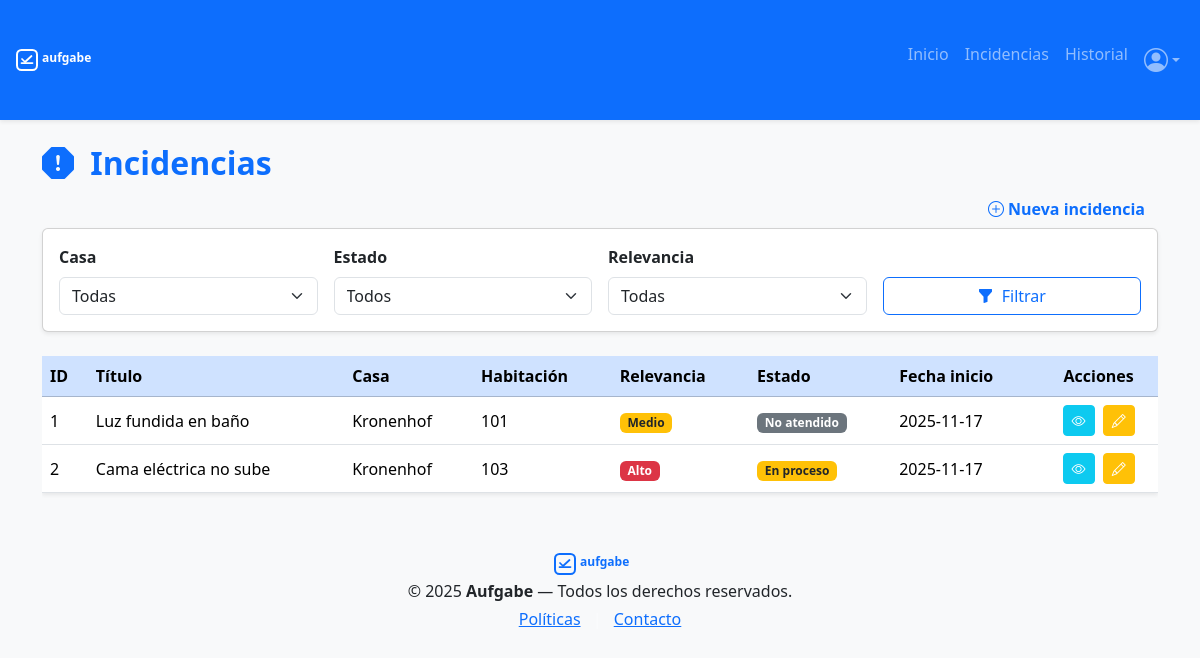
The page /views/incidencias.php on the database as committed earlier.
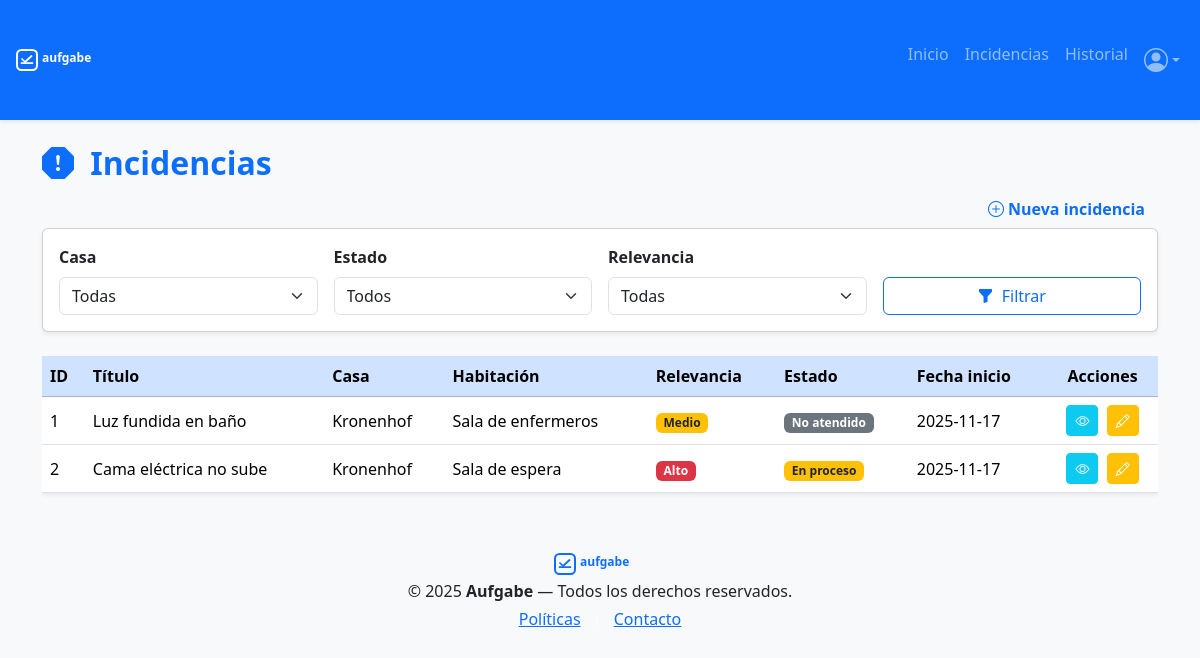
The same page on the database as committed later.
### tables this page shows
CREATE TABLE incidencias (
    id_incidencia INT AUTO_INCREMENT PRIMARY KEY,
    titulo VARCHAR(150) NOT NULL,
    descripcion TEXT NOT NULL,
    relevancia ENUM('bajo', 'medio', 'alto') DEFAULT 'medio',
    estado ENUM('no_atendido', 'en_proceso', 'completado') DEFAULT 'no_atendido',
    fecha_inicio DATETIME DEFAULT CURRENT_TIMESTAMP,
    fecha_fin DATETIME NULL,
    id_habitacion INT,
    id_creador INT NOT NULL,
    id_tecnico INT NULL,
    FOREIGN KEY (id_habitacion) REFERENCES habitaciones(id_habitacion)
        ON DELETE SET NULL ON UPDATE CASCADE,
    FOREIGN KEY (id_creador) REFERENCES usuarios(id_usuario)
        ON DELETE CASCADE ON UPDATE CASCADE,
    FOREIGN KEY (id_tecnico) REFERENCES usuarios(id_usuario)
        ON DELETE SET NULL ON UPDATE CASCADE
);

CREATE TABLE casas (
    id_casa INT AUTO_INCREMENT PRIMARY KEY,
    nombre VARCHAR(100) NOT NULL,
    direccion VARCHAR(255),
    telefono VARCHAR(20)
);

CREATE TABLE habitaciones (
    id_habitacion INT AUTO_INCREMENT PRIMARY KEY,
    numero VARCHAR(100) NOT NULL,
    id_casa INT NOT NULL,
    descripcion VARCHAR(255),
    FOREIGN KEY (id_casa) REFERENCES casas(id_casa)
        ON DELETE CASCADE ON UPDATE CASCADE
);

### views/incidencias.php (the view, shortened to what this page needs)
<?php
include_once '../includes/header.php';
$database = new Database();
$db = $database->conectar();
$sql = "
    SELECT i.id_incidencia, i.titulo, i.relevancia, i.estado, i.fecha_inicio,
           h.numero AS habitacion_numero,
           c.nombre AS casa_nombre
    FROM incidencias i
    LEFT JOIN habitaciones h ON i.id_habitacion = h.id_habitacion
    LEFT JOIN casas c ON h.id_casa = c.id_casa
    ORDER BY i.fecha_inicio DESC
";
$stmt = $db->prepare($sql);
$stmt->execute();
$incidencias = $stmt->fetchAll(PDO::FETCH_ASSOC);
?>
<link rel="stylesheet" href="../assets/css/incidencias.css">
<div class="container incidencias-container py-4">
    <div class="contenedor-boton">
        <h2 class="text-primary fw-bold">
            <i class="bi bi-exclamation-octagon-fill me-2"></i> Incidencias
        </h2>
        <a href="nueva_incidencia.php" class="btn btn-nueva-incidencia">
            <i class="bi bi-plus-circle me-1"></i> Nueva incidencia
        </a>
    </div>
    <div class="card shadow-sm p-3 mb-4 filtro-incidencias">
        <form class="row g-3" method="GET" action="">
            <div class="col-md-3">
                <label class="form-label fw-semibold">Casa</label>
                <select name="casa" class="form-select">
                    <option value="">Todas</option>
                </select>
            </div>
            <div class="col-md-3">
                <label class="form-label fw-semibold">Estado</label>
                <select name="estado" class="form-select">
                    <option value="">Todos</option>
                </select>
            </div>
            <div class="col-md-3">
                <label class="form-label fw-semibold">Relevancia</label>
                <select name="relevancia" class="form-select">
                    <option value="">Todas</option>
                </select>
            </div>
            <div class="col-md-3 d-flex align-items-end">
                <button type="submit" class="btn btn-outline-primary w-100">
                    <i class="bi bi-funnel-fill me-1"></i> Filtrar
                </button>
            </div>
        </form>
    </div>
    <div class="table-responsive">
        <table class="table table-hover tabla-incidencias align-middle shadow-sm">
            <thead class="table-primary">
                <tr>
                    <th>ID</th>
                    <th>Título</th>
                    <th>Casa</th>
                    <th>Habitación</th>
                    <th>Relevancia</th>
                    <th>Estado</th>
                    <th>Fecha inicio</th>
                    <th class="text-center">Acciones</th>
                </tr>
            </thead>
            <tbody>
                <?php if (empty($incidencias)): ?>
                    <tr>
                        <td colspan="8" class="text-center text-muted py-4">
                            No hay incidencias registradas.
                        </td>
                    </tr>
                <?php else: ?>
                    <?php foreach ($incidencias as $i): ?>
                        <tr>
                            <td><?= $i['id_incidencia'] ?></td>
                            <td><?= htmlspecialchars($i['titulo']) ?></td>
                            <td><?= $i['casa_nombre'] ?? 'Sin casa' ?></td>
                            <td><?= $i['habitacion_numero'] ?? '—' ?></td>
                            <td>
                                <?php
                                $badgeClass = match ($i['relevancia']) {
                                    'alto' => 'bg-danger',
                                    'medio' => 'bg-warning text-dark',
                                    'bajo' => 'bg-success',
                                    default => 'bg-secondary'
                                };
                                ?>
                                <span class="badge <?= $badgeClass ?>">
                                    <?= ucfirst($i['relevancia'] ?? '—') ?>
                                </span>
                            </td>
                            <td>
                                <?php
                                $estadoClass = match ($i['estado']) {
                                    'no_atendido' => 'bg-secondary',
                                    'en_proceso' => 'bg-warning text-dark',
                                    'completado' => 'bg-success',
                                    default => 'bg-light text-dark'
                                };
                                ?>
                                <span class="badge <?= $estadoClass ?>">
                                    <?= str_replace('_', ' ', ucfirst($i['estado'])) ?>
                                </span>
                            </td>
                            <td><?= date('Y-m-d', strtotime($i['fecha_inicio'])) ?></td>
                            <td class="text-center">
                                <a href="detalle_incidencia.php?id=<?= $i['id_incidencia'] ?>" class="btn btn-sm btn-info text-white me-1">
                                    <i class="bi bi-eye"></i>
                                </a>
                                <a href="editar_incidencia.php?id=<?= $i['id_incidencia'] ?>" class="btn btn-sm btn-warning text-white">
                                    <i class="bi bi-pencil"></i>
                                </a>
                            </td>
                        </tr>
                    <?php endforeach; ?>
                <?php endif; ?>
            </tbody>
        </table>
    </div>
</div>
<?php include_once '../includes/footer.php'; ?>

### includes/header.php (shortened to what this page needs)
<!DOCTYPE html>
<html lang="es">
<head>
    <link href="https://cdn.jsdelivr.net/npm/bootstrap@5.3.2/dist/css/bootstrap.min.css" rel="stylesheet">
    <link rel="stylesheet" href="https://cdn.jsdelivr.net/npm/bootstrap-icons@1.11.1/font/bootstrap-icons.css">
    <link rel="stylesheet" href="../assets/css/header.css">
</head>
<body class="bg-light">
    <nav class="navbar navbar-expand-lg navbar-dark bg-primary shadow-sm">
        <div class="container-fluid">
            <a class="navbar-brand logo_general d-flex align-items-center" href="../views/dashboard.php">
                <img src="../assets/img/logo.svg" alt="Logo" class="me-2">
            </a>
            <div class="collapse navbar-collapse" id="navMenu">
                <ul class="navbar-nav ms-auto">
                    <li class="nav-item"><a class="nav-link" href="../views/dashboard.php">Inicio</a></li>
                    <li class="nav-item"><a class="nav-link" href="../views/incidencias.php">Incidencias</a></li>
                    <li class="nav-item"><a class="nav-link" href="../views/historial/historial.php">Historial</a></li>
                    <li class="nav-item dropdown">
                        <a class="nav-link dropdown-toggle d-flex align-items-center" href="#" role="button"
                            data-bs-toggle="dropdown" aria-expanded="false">
                            <i class="bi bi-person-circle fs-4"></i>
                        </a>
                    </li>
                </ul>
            </div>
        </div>
    </nav>

### includes/footer.php (shortened to what this page needs)
<link rel="stylesheet" href="../assets/css/footer.css">
<footer class="footer mt-auto py-3">
  <div class="logotipo">
    <img src="../assets/img/logo.svg" alt="Aufgabe">
  </div>
  <div class="container text-center">
    <p class="mb-1">&copy; <?php echo date('Y'); ?> <strong>Aufgabe</strong> — Todos los derechos reservados.</p>
    <div class="footer-links">
      <a href="../views/politicas.php" class="footer-link">Políticas</a>
      <span class="mx-2 text-white-50">|</span>
      <a href="../views/contacto.php" class="footer-link">Contacto</a>
    </div>
  </div>
</footer>
</body>
</html>

### assets/css/header.css (style rules this page uses)
.navbar { background-color: #0d6efd !important; height: 120px; }
.logo_general { filter: brightness(0) invert(1); }

### assets/css/incidencias.css (style rules this page uses)
.contenedor-boton .btn-nueva-incidencia { display: flex; justify-content: right; flex-direction: row; color: #0d6efd; font-weight: bold; }

### assets/css/footer.css (style rules this page uses)
.logotipo { display:flex; justify-content:center; align-items:center; }
img { width:100px; height:auto; }

Rows that differ between the two databases and show on the page:
changed through a linked row, incidencias "Luz fundida en baño": id_habitacion.numero "101" → "Sala de enfermeros"
changed through a linked row, incidencias "Cama eléctrica no sube": id_habitacion.numero "103" → "Sala de espera"
